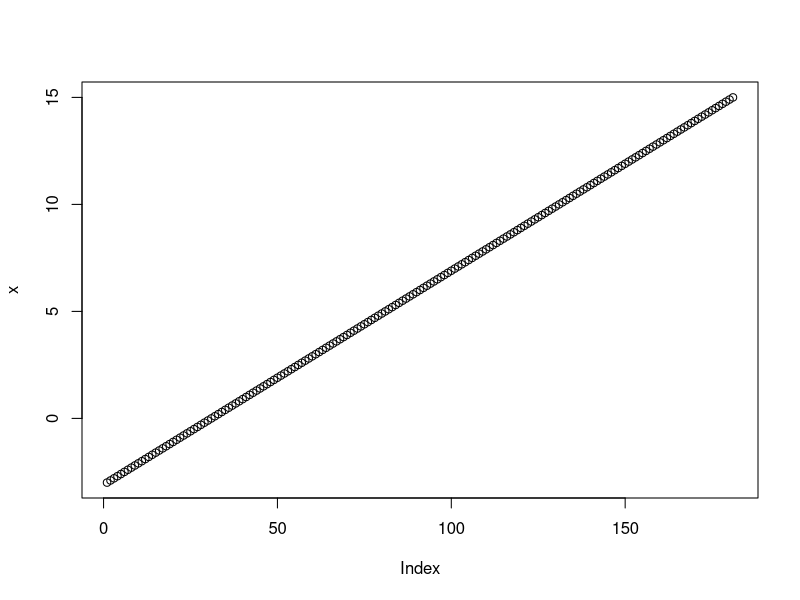
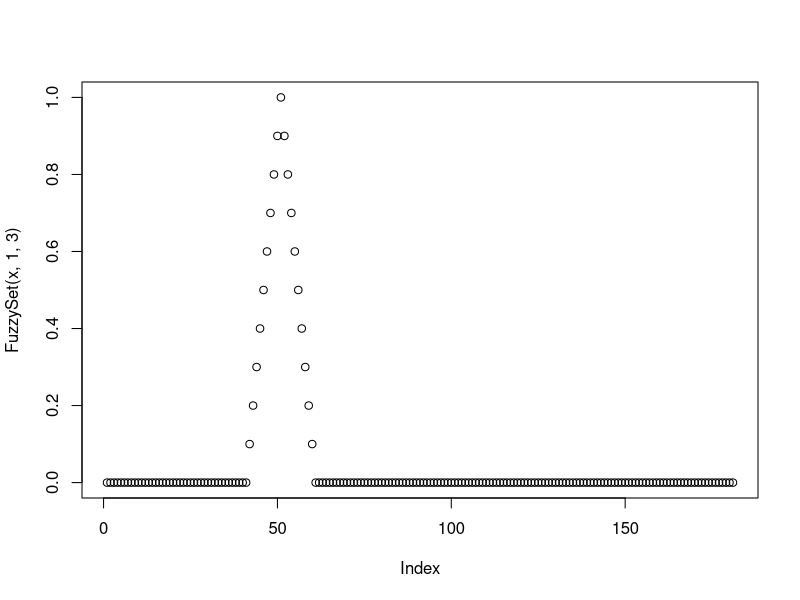

Source code (R) for these figures, in order:
##a,b - min i max przedzialu, k-ile zbiorow rozmytych chcemy (im wiecej tym dokladniejsze wyniki)

f<-c(mean,sum)
f<-function(x){x}
f(5)
f(1:5)
FuzzySet<-function(x,left,right)
{
  mid=(right-left)/2+left
  mid
  x
  x[x<=left|x>=right]<-0
  
  
  a<-(1/(mid-left))
  a
  x[x>left&x<=mid]<-a*(x[x>left&x<=mid]-left)
  
  x[x>mid&x<right]<- -a*(x[x>mid&x<right]-mid)+1
  x
}
x<-seq(-3,15,by=0.1)
plot(x)

plot(FuzzySet(x,1,3))



